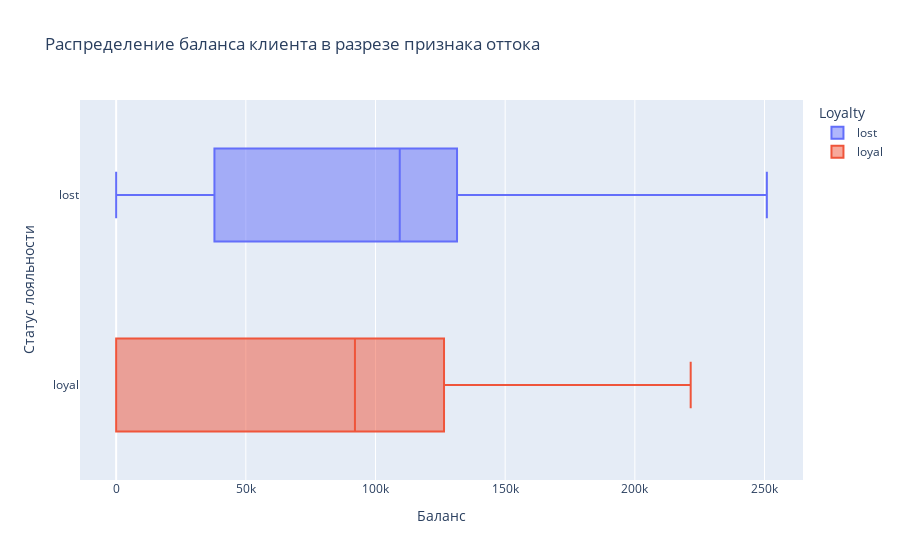

The cell this chart's notebook holds for it:
### Markdown cell above
### <center>9.3. Посмотрите на распределение баланса клиента в разрезе признака оттока. Как различаются суммы на накопительном счёте ушедших и лояльных клиентов?

### Code cell
copied_df['Loyalty'] = copied_df['Exited'].apply(lambda x: 'loyal' if x==0 else 'lost')
fig = px.box(
    data_frame=copied_df,
    x='Balance',
    y='Loyalty',
    orientation='h',
    color='Loyalty',
    title='Распределение баланса клиента в разрезе признака оттока'   
)
fig.layout.xaxis.title.text = 'Баланс'
fig.layout.yaxis.title.text = 'Статус лояльности'
fig.show()
fig.write_html("plotly/Balance_Loyalty.html")
fig.write_image("plotly/Balance_Loyalty.png")

### Figure 1 — Plotly figure (JSON) as saved in the notebook; plotly's stock layout.template omitted (floating-point values rounded to 4 significant figures; data arrays with more than 128 entries replaced by an {"elided": "..."} marker saying what was removed)
{"data": [{"alignmentgroup": "True", "hovertemplate": "Loyalty=%{y}<br>Balance=%{x}<extra></extra>", "legendgroup": "lost", "marker": {"color": "#636efa"}, "name": "lost", "notched": false, "offsetgroup": "lost", "orientation": "h", "showlegend": true, "type": "box", "x": {"elided": "2037 float values"}, "x0": " ", "xaxis": "x", "y": {"elided": "2037 str values"}, "y0": " ", "yaxis": "y"}, {"alignmentgroup": "True", "hovertemplate": "Loyalty=%{y}<br>Balance=%{x}<extra></extra>", "legendgroup": "loyal", "marker": {"color": "#EF553B"}, "name": "loyal", "notched": false, "offsetgroup": "loyal", "orientation": "h", "showlegend": true, "type": "box", "x": {"elided": "7963 float values"}, "x0": " ", "xaxis": "x", "y": {"elided": "7963 str values"}, "y0": " ", "yaxis": "y"}], "layout": {"boxmode": "overlay", "legend": {"title": {"text": "Loyalty"}, "tracegroupgap": 0}, "title": {"text": "Распределение баланса клиента в разрезе признака оттока"}, "xaxis": {"anchor": "y", "domain": [0, 1], "title": {"text": "Баланс"}}, "yaxis": {"anchor": "x", "categoryarray": ["loyal", "lost"], "categoryorder": "array", "domain": [0, 1], "title": {"text": "Статус лояльности"}}}}
